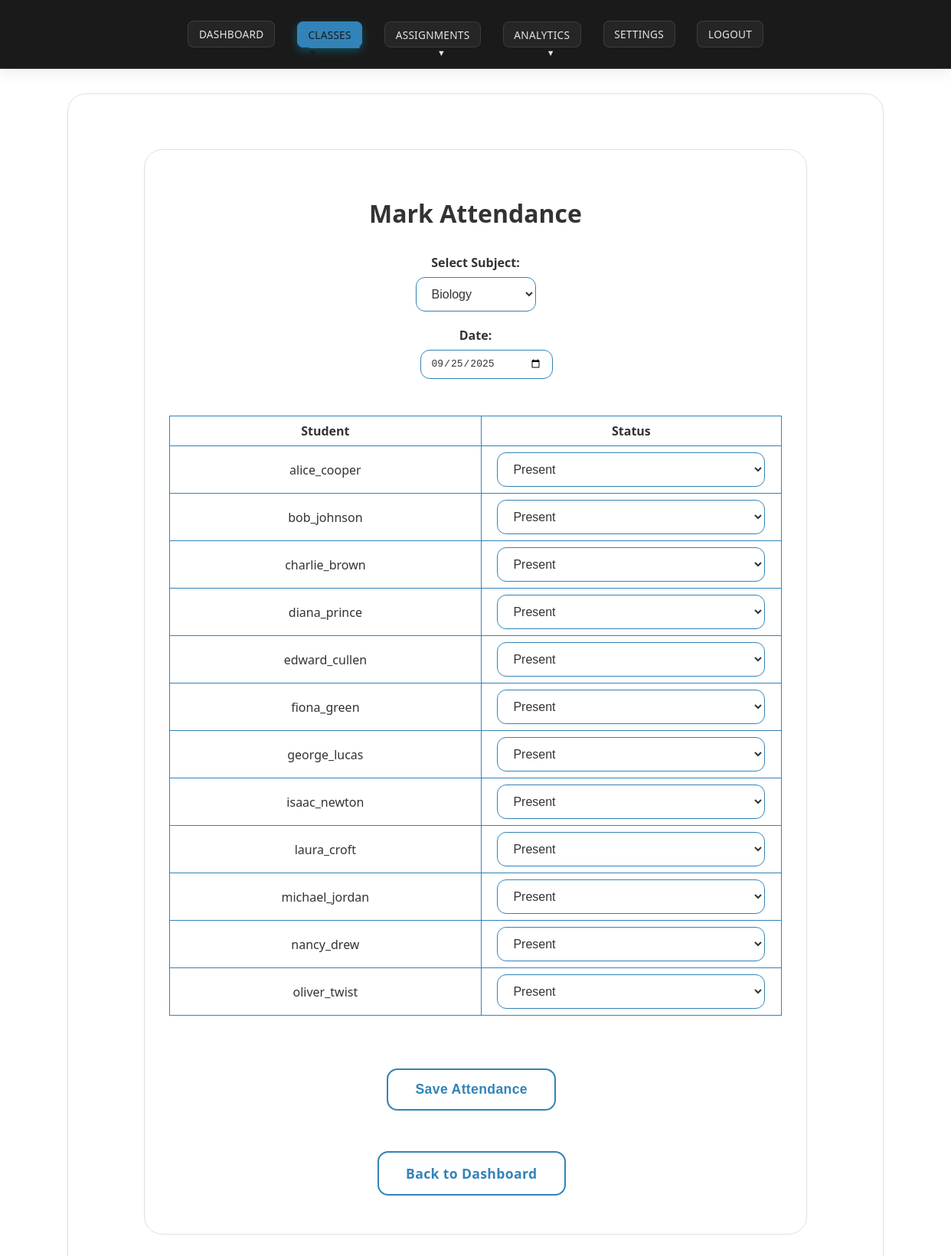
The page /mark_attendance?subject_id=1 (signed in) on the database as committed earlier.
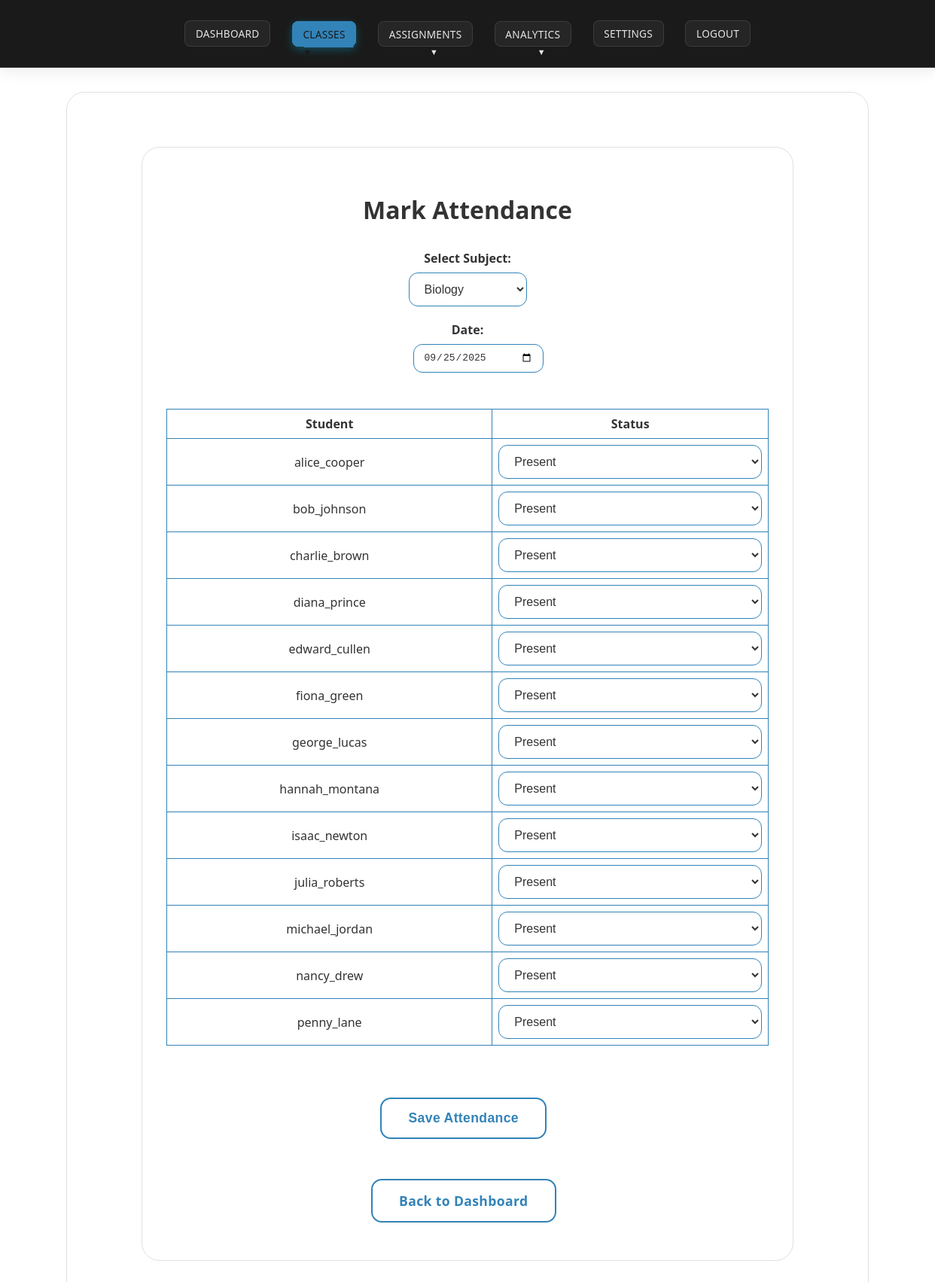
The same page on the database as committed later.
### tables this page shows
CREATE TABLE users (
    id INTEGER PRIMARY KEY,
    username TEXT UNIQUE,
    password TEXT,
    role TEXT
);

CREATE TABLE attendance (
    id INTEGER PRIMARY KEY,
    user_id INTEGER,
    subject_id INTEGER,
    date TEXT,
    present INTEGER,
    FOREIGN KEY (user_id) REFERENCES users(id),
    FOREIGN KEY (subject_id) REFERENCES subjects(id)
);

### app.py (the view, shortened to what this page needs)
@app.route('/mark_attendance', methods=['GET','POST'])
def mark_attendance():
    if not is_teacher():
        return redirect(url_for('login'))
    user_id = session['user_id']
    conn = get_db()
    cur = conn.cursor()
    cur.execute('''CREATE TABLE IF NOT EXISTS attendance (
                        id INTEGER PRIMARY KEY,
                        user_id INTEGER,
                        subject_id INTEGER,
                        date TEXT,
                        present INTEGER
                   )''')
    conn.commit()
    cur.execute('''SELECT id, name FROM subjects WHERE teacher_id = ?''', (user_id,))
    subjects = cur.fetchall()
    today = datetime.now().date().isoformat()
    attendance_data = []
    selected_date = request.args.get('date', today)
    selected_subject = request.args.get('subject_id')
    if selected_subject:
        cur.execute('''
            SELECT
                users.id AS student_id,
                users.username,
                attendance.present,
                attendance.id AS attendance_id
            FROM users
            JOIN enrollments ON users.id = enrollments.user_id
            LEFT JOIN attendance ON (
                attendance.user_id = users.id
                AND attendance.subject_id = ?
                AND attendance.date = ?
            )
            WHERE enrollments.subject_id = ? AND users.role = 'student'
            ORDER BY users.username
        ''', (selected_subject, selected_date, selected_subject))
        attendance_data = cur.fetchall()
    return render_template('mark_attendance.html',
                         subjects=subjects,
                         selected_subject=selected_subject,
                         selected_date=selected_date,
                         attendance_data=attendance_data)

### app.py (called while the page is built)
def is_teacher():
    return session.get('role') == 'teacher'

### templates/mark_attendance.html (shortened to what this page needs)
<!DOCTYPE html>
<html>
<head>
    <link rel="stylesheet" href="/static/styles.css">
</head>
<body>
    <div class="navbar">
        <div class="navbar-container">
            <div class="navbar-links">
                <a href="/teacher_dashboard" class="nav-link">Dashboard</a>
                <div class="dropdown">
                    <a href="#" class="nav-link dropdown-trigger active">Classes</a>
                </div>
                <div class="dropdown">
                    <a href="#" class="nav-link dropdown-trigger">Assignments</a>
                </div>
                <div class="dropdown">
                    <a href="#" class="nav-link dropdown-trigger">Analytics</a>
                </div>
                <a href="/teacher_settings" class="nav-link">Settings</a>
                <a href="/logout" class="nav-link">Logout</a>
            </div>
        </div>
    </div>
    <div class="container">
        <div class="dashboard-container card-3d">
            <h1>Mark Attendance</h1>
            <form method="GET" class="form-stack" style="max-width: 400px; margin: 0 auto 2em auto; text-align: center;">
                <div>
                    <label for="subject_id">Select Subject:</label>
                    <select name="subject_id" id="subject_id" onchange="this.form.submit()" required>
                        {% for subject in subjects %}
                        <option value="{{ subject['id'] }}" {% if selected_subject == subject['id']|string %}selected{% endif %}>
                            {{ subject['name'] }}
                        </option>
                        {% endfor %}
                    </select>
                </div>
                <div>
                    <label for="date">Date:</label>
                    <input type="date" name="date" id="date" value="{{ selected_date }}" onchange="this.form.submit()" required>
                </div>
            </form>
            {% if attendance_data %}
            <form method="POST" class="form-stack">
                <div class="table-wrapper">
                    <table>
                        <thead>
                            <tr>
                                <th>Student</th>
                                <th>Status</th>
                            </tr>
                        </thead>
                        <tbody>
                            {% for student in attendance_data %}
                            <tr>
                                <td>{{ student['username'] }}</td>
                                <td>
                                    <select name="student_{{ student['student_id'] }}" required>
                                        <option value="present" {% if student['present'] == 1 %}selected{% endif %}>Present</option>
                                    </select>
                                </td>
                            </tr>
                            {% endfor %}
                        </tbody>
                    </table>
                </div>
                <button type="submit" class="btn-3d">Save Attendance</button>
            </form>
            {% elif selected_subject %}
            <p>No students enrolled in this subject.</p>
            {% endif %}
            <div class="action-buttons">
                <a href="/teacher_dashboard" class="btn-3d">Back to Dashboard</a>
            </div>
        </div>
    </div>
</body>
</html>

Rows that differ between the two databases and show on the page:
no longer on this page (row unchanged): users: username "alice_cooper", id "Present"
no longer on this page (row unchanged): users: username "bob_johnson", id "Present"
no longer on this page (row unchanged): users: username "charlie_brown", id "Present"
no longer on this page (row unchanged): users: username "diana_prince", id "Present"
no longer on this page (row unchanged): users: username "edward_cullen", id "Present"
no longer on this page (row unchanged): users: username "fiona_green", id "Present"
no longer on this page (row unchanged): users: username "george_lucas", id "Present"
no longer on this page (row unchanged): users: username "isaac_newton", id "Present"
no longer on this page (row unchanged): users: username "laura_croft", id "Present"
no longer on this page (row unchanged): users: username "michael_jordan", id "Present"
no longer on this page (row unchanged): users: username "nancy_drew", id "Present"
no longer on this page (row unchanged): users: username "oliver_twist", id "Present"
added attendance: username "alice_cooper", present "Present"
now on this page (row edited): attendance: username "bob_johnson", present "Present"
added attendance: username "charlie_brown", present "Present"
added attendance: username "diana_prince", present "Present"
added attendance: username "edward_cullen", present "Present"
now on this page (row edited): attendance: username "fiona_green", present "Present"
now on this page (row edited): attendance: username "george_lucas", present "Present"
now on this page (row edited): attendance: username "hannah_montana", present "Present"
now on this page (row edited): attendance: username "isaac_newton", present "Present"
now on this page (row edited): attendance: username "julia_roberts", present "Present"
now on this page (row edited): attendance: username "michael_jordan", present "Present"
now on this page (row edited): attendance: username "nancy_drew", present "Present"
added attendance: username "penny_lane", present "Present"
